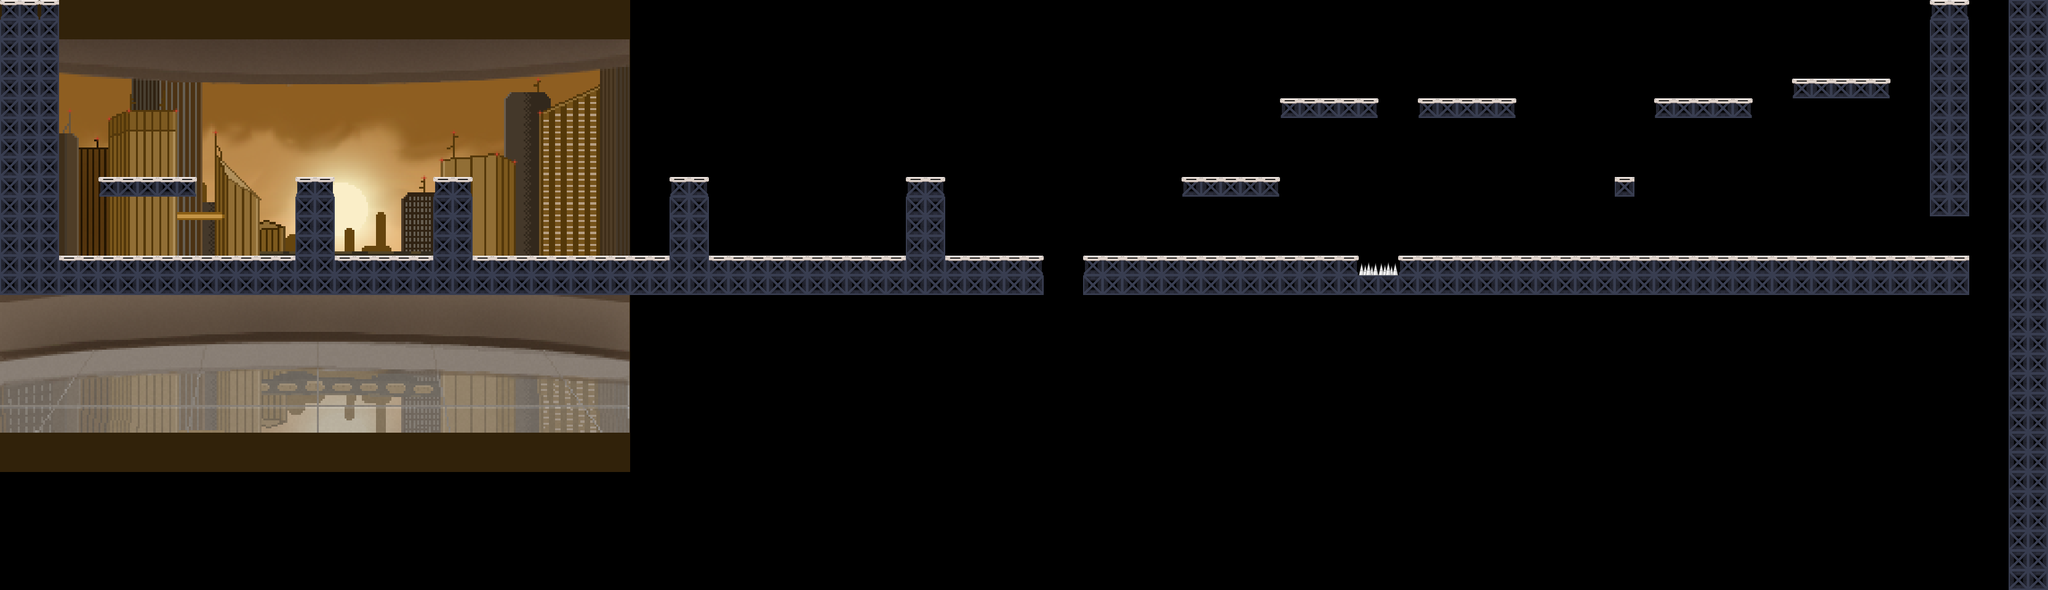

Tiled map render using the project's own tile images. Description and the map definition, with tile-layer contents summarised, below:
An orthogonal 104x30 tile map with 32x32 px tiles, 2 tile layers (background, foreground), 1 image layer and 50 objects (24x CoinEntity, 7x platform, 5x EnemyEntity, Entity, me.LevelEntity, ...).

<map version="1.0" orientation="orthogonal" renderorder="right-down" width="104" height="30" tilewidth="32" tileheight="32" nextobjectid="136">
 <tileset firstgid="1" name="tileset" tilewidth="32" tileheight="32" tilecount="32" columns="8">
  <image source="../img/map/area01_level_tiles.png" width="256" height="128" />
 </tileset>
 <imagelayer name="background image">
  <image source="../img/area01_bkg0.png" />
  <properties>
   <property name="ratio" value=".25" />
  </properties>
 </imagelayer>
 <layer name="background" width="104" height="30">
  <data>[3120 cells, 380 non-empty, 5 distinct tile ids]</data>
 </layer>
 <objectgroup name="Entities">
  <object id="1" x="32" y="352" width="32" height="64" visible="0" />
  <object id="83" name="mainPlayer" type="Entity" x="105" y="345" width="32" height="64">
   <properties>
    <property name="framewidth" value="64" />
    <property name="image" value="FROBOT_RUN_RIGHT" />
   </properties>
  </object>
  <object id="114" name="CoinEntity" x="494" y="242" width="32" height="32">
   <properties>
    <property name="framewidth" value="32" />
    <property name="image" value="SPINNING_SEQUIN" />
   </properties>
  </object>
  <object id="115" name="CoinEntity" x="720" y="243" width="32" height="32">
   <properties>
    <property name="framewidth" value="32" />
    <property name="image" value="SPINNING_SEQUIN" />
   </properties>
  </object>
  <object id="117" name="CoinEntity" x="1488" y="240" width="32" height="32">
   <properties>
    <property name="framewidth" value="32" />
    <property name="image" value="SPINNING_SEQUIN" />
   </properties>
  </object>
  <object id="118" name="CoinEntity" x="1104" y="239" width="32" height="32">
   <properties>
    <property name="framewidth" value="32" />
    <property name="image" value="SPINNING_SEQUIN" />
   </properties>
  </object>
  <object id="119" name="CoinEntity" x="1104" y="146" width="32" height="32">
   <properties>
    <property name="framewidth" value="32" />
    <property name="image" value="SPINNING_SEQUIN" />
   </properties>
  </object>
  <object id="121" name="CoinEntity" x="1555" y="369" width="32" height="32">
   <properties>
    <property name="framewidth" value="32" />
    <property name="image" value="SPINNING_SEQUIN" />
   </properties>
  </object>
  <object id="123" name="CoinEntity" x="1599" y="368" width="32" height="32">
   <properties>
    <property name="framewidth" value="32" />
    <property name="image" value="SPINNING_SEQUIN" />
   </properties>
  </object>
  <object id="125" name="CoinEntity" x="1644" y="369" width="32" height="32">
   <properties>
    <property name="framewidth" value="32" />
    <property name="image" value="SPINNING_SEQUIN" />
   </properties>
  </object>
  <object id="126" name="CoinEntity" x="2289" y="372" width="32" height="32">
   <properties>
    <property name="framewidth" value="32" />
    <property name="image" value="SPINNING_SEQUIN" />
   </properties>
  </object>
  <object id="127" name="CoinEntity" x="2289" y="304" width="32" height="32">
   <properties>
    <property name="framewidth" value="32" />
    <property name="image" value="SPINNING_SEQUIN" />
   </properties>
  </object>
  <object id="129" name="CoinEntity" x="2289" y="228" width="32" height="32">
   <properties>
    <property name="framewidth" value="32" />
    <property name="image" value="SPINNING_SEQUIN" />
   </properties>
  </object>
  <object id="130" name="CoinEntity" x="2624" y="240" width="32" height="32">
   <properties>
    <property name="framewidth" value="32" />
    <property name="image" value="SPINNING_SEQUIN" />
   </properties>
  </object>
  <object id="131" name="me.LevelEntity" x="3139" y="-32" width="32" height="32">
   <properties>
    <property name="duration" value="250" />
    <property name="fade" value="#000000" />
    <property name="to" value="area02" />
   </properties>
  </object>
  <object id="135" name="ItHurtsYou" x="2209" y="416" width="64" height="32" />
 </objectgroup>
 <objectgroup name="EnemyEntities" />
 <layer name="foreground" width="104" height="30">
  <data>[3120 cells, 0 non-empty, 0 distinct tile ids]</data>
 </layer>
 <objectgroup name="collision">
  <object id="67" x="1" y="420" width="1694" height="60" />
  <object id="69" x="480" y="292" width="62" height="127" />
  <object id="70" x="705" y="290.5" width="62" height="127" />
  <object id="71" x="1091" y="289.5" width="62" height="127" />
  <object id="72" x="1472" y="291.5" width="62" height="127" />
  <object id="81" x="1760" y="418.667" width="444" height="60" />
  <object id="82" x="2273.33" y="422.667" width="924" height="56" />
  <object id="86" type="platform" x="161" y="289">
   <polyline points="0,0 158,0" />
  </object>
  <object id="87" type="platform" x="1922" y="289">
   <polyline points="0,0 158,0" />
  </object>
  <object id="88" type="platform" x="2081" y="160">
   <polyline points="0,0 158,0" />
  </object>
  </objectgroup>
</map>
<!-- 24 of 50 objects omitted -->
